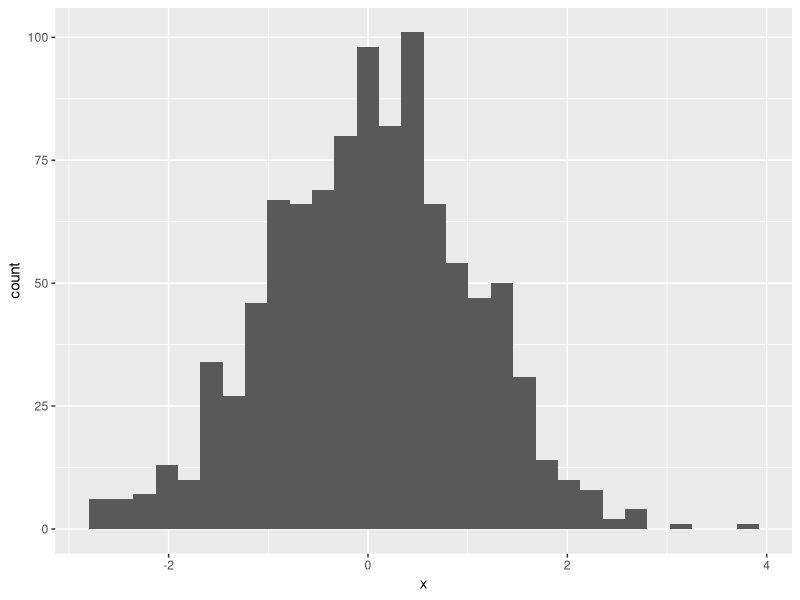

Recreate this plot in R.
## ---- chunk 1
library(tidyverse)
## ---- chunk 2
samp = rnorm(100)
length(samp)
## ---- chunk 3
plot_df =
  tibble(
   x= rnorm(n=1000),
   y= 1 + 2* x + rnorm(n=1000)
  )

ggplot(plot_df, aes(x=x))+ geom_histogram()
